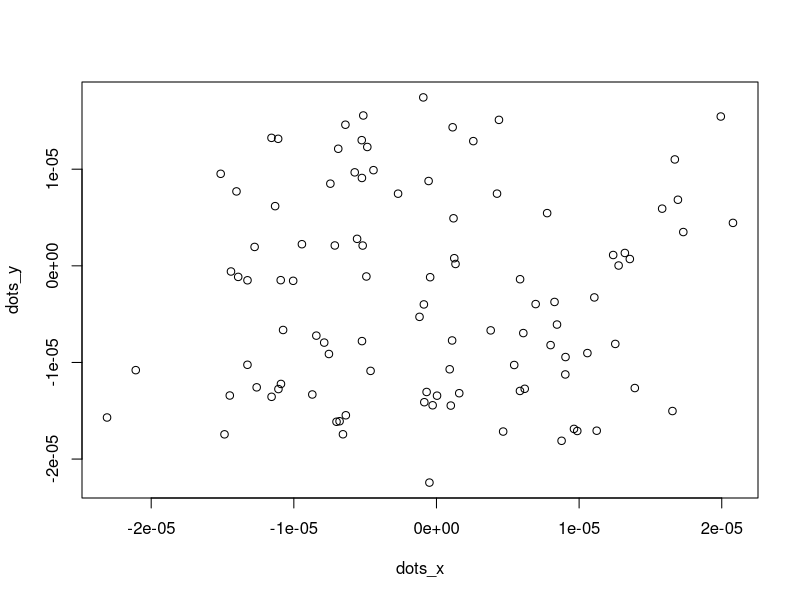

The R script that drew this image:
rm(list=ls())  # Clears workspace

D<-10^-6         # Diffusion coefficient (in m^2/s)
dt<-1e-4         # Time step (in seconds)
total_time<-100  # Total time that simulation will run (in seconds)

dots_x<-rep(0,100)   # Creates 100 molecules to follow (x component of position)
dots_y<-rep(0,100)   # Creates 100 molecules to follow (y component of position)

dist<-sqrt(2*D*dt)   # Calculates the root mean squared distance that a molecule should travel based on D.

distx<-rnorm(length(dots_x),mean=dist,sd=0.341*dist) # Do not change this line
disty<-rnorm(length(dots_y),mean=dist,sd=0.341*dist) # Do not change this line

anglex<-sample(seq(0,2*pi,by=0.001*pi),length(dots_x),replace=TRUE) # Do not change this line
angley<-sample(seq(0,2*pi,by=0.001*pi),length(dots_y),replace=TRUE) # Do not change this line

dots_x<-dots_x+distx*cos(anglex)   # Moves the molecules (x component)
dots_y<-dots_y+disty*sin(angley)   # Moves the molecules (y component)

plot(dots_x,dots_y)  # Plots the positions of the molecules



